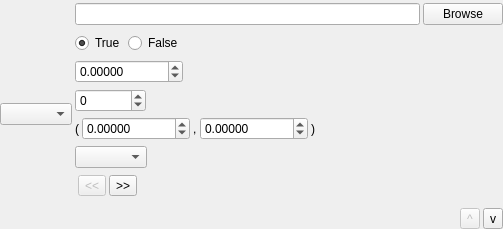
<ui version="4.0" >
 <class>ValuePanel</class>
 <widget class="QWidget" name="ValuePanel" >
  <property name="geometry" >
   <rect>
    <x>0</x>
    <y>0</y>
    <width>503</width>
    <height>229</height>
   </rect>
  </property>
  <property name="windowTitle" >
   <string>Form</string>
  </property>
  <layout class="QHBoxLayout" >
   <property name="margin" >
    <number>0</number>
   </property>
   <property name="spacing" >
    <number>3</number>
   </property>
   <item>
    <widget class="QComboBox" name="typeChooser" />
   </item>
   <item>
    <widget class="QFrame" name="frame" >
     <property name="frameShape" >
      <enum>QFrame::NoFrame</enum>
     </property>
     <property name="frameShadow" >
      <enum>QFrame::Raised</enum>
     </property>
     <layout class="QVBoxLayout" >
      <property name="margin" >
       <number>0</number>
      </property>
      <property name="spacing" >
       <number>0</number>
      </property>
      <item>
       <widget class="QFrame" name="stringFrame" >
        <property name="frameShape" >
         <enum>QFrame::NoFrame</enum>
        </property>
        <property name="frameShadow" >
         <enum>QFrame::Raised</enum>
        </property>
        <layout class="QHBoxLayout" >
         <property name="margin" >
          <number>0</number>
         </property>
         <property name="spacing" >
          <number>3</number>
         </property>
         <item>
          <widget class="QLineEdit" name="stringEdit" />
         </item>
         <item>
          <widget class="QPushButton" name="stringBrowse" >
           <property name="text" >
            <string>Browse</string>
           </property>
          </widget>
         </item>
        </layout>
       </widget>
      </item>
      <item>
       <widget class="QFrame" name="boolFrame" >
        <property name="frameShape" >
         <enum>QFrame::NoFrame</enum>
        </property>
        <property name="frameShadow" >
         <enum>QFrame::Raised</enum>
        </property>
        <layout class="QHBoxLayout" >
         <property name="margin" >
          <number>0</number>
         </property>
         <property name="spacing" >
          <number>3</number>
         </property>
         <item>
          <widget class="QRadioButton" name="boolTrue" >
           <property name="text" >
            <string>True</string>
           </property>
           <property name="checked" >
            <bool>true</bool>
           </property>
          </widget>
         </item>
         <item>
          <widget class="QRadioButton" name="boolFalse" >
           <property name="text" >
            <string>False</string>
           </property>
          </widget>
         </item>
         <item>
          <spacer>
           <property name="orientation" >
            <enum>Qt::Horizontal</enum>
           </property>
           <property name="sizeHint" >
            <size>
             <width>40</width>
             <height>20</height>
            </size>
           </property>
          </spacer>
         </item>
        </layout>
       </widget>
      </item>
      <item>
       <widget class="QFrame" name="doubleFrame" >
        <property name="frameShape" >
         <enum>QFrame::NoFrame</enum>
        </property>
        <property name="frameShadow" >
         <enum>QFrame::Raised</enum>
        </property>
        <layout class="QHBoxLayout" >
         <property name="margin" >
          <number>0</number>
         </property>
         <property name="spacing" >
          <number>0</number>
         </property>
         <item>
          <widget class="QDoubleSpinBox" name="doubleSpinner" >
           <property name="decimals" >
            <number>5</number>
           </property>
           <property name="maximum" >
            <double>1000000000000000000.000000000000000</double>
           </property>
           <property name="minimum" >
            <double>-1000000000000000000.000000000000000</double>
           </property>
          </widget>
         </item>
         <item>
          <spacer>
           <property name="orientation" >
            <enum>Qt::Horizontal</enum>
           </property>
           <property name="sizeHint" >
            <size>
             <width>40</width>
             <height>20</height>
            </size>
           </property>
          </spacer>
         </item>
        </layout>
       </widget>
      </item>
      <item>
       <widget class="QFrame" name="intFrame" >
        <property name="frameShape" >
         <enum>QFrame::NoFrame</enum>
        </property>
        <property name="frameShadow" >
         <enum>QFrame::Raised</enum>
        </property>
        <layout class="QHBoxLayout" >
         <property name="margin" >
          <number>0</number>
         </property>
         <property name="spacing" >
          <number>0</number>
         </property>
         <item>
          <widget class="QSpinBox" name="intSpinner" >
           <property name="maximum" >
            <number>999999999</number>
           </property>
           <property name="minimum" >
            <number>-999999999</number>
           </property>
          </widget>
         </item>
         <item>
          <spacer>
           <property name="orientation" >
            <enum>Qt::Horizontal</enum>
           </property>
           <property name="sizeHint" >
            <size>
             <width>40</width>
             <height>20</height>
            </size>
           </property>
          </spacer>
         </item>
        </layout>
       </widget>
      </item>
      <item>
       <widget class="QFrame" name="complexFrame" >
        <property name="frameShape" >
         <enum>QFrame::NoFrame</enum>
        </property>
        <property name="frameShadow" >
         <enum>QFrame::Raised</enum>
        </property>
        <layout class="QHBoxLayout" >
         <property name="margin" >
          <number>0</number>
         </property>
         <property name="spacing" >
          <number>3</number>
         </property>
         <item>
          <widget class="QLabel" name="label_4" >
           <property name="text" >
            <string>(</string>
           </property>
          </widget>
         </item>
         <item>
          <widget class="QDoubleSpinBox" name="complexSpinner1" >
           <property name="decimals" >
            <number>5</number>
           </property>
           <property name="maximum" >
            <double>1000000000000000000.000000000000000</double>
           </property>
           <property name="minimum" >
            <double>-1000000000000000000.000000000000000</double>
           </property>
          </widget>
         </item>
         <item>
          <widget class="QLabel" name="label_5" >
           <property name="text" >
            <string>,</string>
           </property>
          </widget>
         </item>
         <item>
          <widget class="QDoubleSpinBox" name="complexSpinner2" >
           <property name="decimals" >
            <number>5</number>
           </property>
           <property name="maximum" >
            <double>1000000000000000000.000000000000000</double>
           </property>
           <property name="minimum" >
            <double>-1000000000000000000.000000000000000</double>
           </property>
          </widget>
         </item>
         <item>
          <widget class="QLabel" name="label_6" >
           <property name="text" >
            <string>)</string>
           </property>
          </widget>
         </item>
         <item>
          <spacer>
           <property name="orientation" >
            <enum>Qt::Horizontal</enum>
           </property>
           <property name="sizeHint" >
            <size>
             <width>40</width>
             <height>20</height>
            </size>
           </property>
          </spacer>
         </item>
        </layout>
       </widget>
      </item>
      <item>
       <widget class="QFrame" name="allowedFrame" >
        <property name="frameShape" >
         <enum>QFrame::NoFrame</enum>
        </property>
        <property name="frameShadow" >
         <enum>QFrame::Raised</enum>
        </property>
        <layout class="QHBoxLayout" >
         <property name="margin" >
          <number>0</number>
         </property>
         <property name="spacing" >
          <number>0</number>
         </property>
         <item>
          <widget class="QComboBox" name="allowedChooser" />
         </item>
         <item>
          <spacer>
           <property name="orientation" >
            <enum>Qt::Horizontal</enum>
           </property>
           <property name="sizeHint" >
            <size>
             <width>40</width>
             <height>20</height>
            </size>
           </property>
          </spacer>
         </item>
        </layout>
       </widget>
      </item>
      <item>
       <widget class="QFrame" name="arrayFrame" >
        <property name="frameShape" >
         <enum>QFrame::NoFrame</enum>
        </property>
        <property name="frameShadow" >
         <enum>QFrame::Raised</enum>
        </property>
        <layout class="QHBoxLayout" >
         <property name="margin" >
          <number>0</number>
         </property>
         <property name="spacing" >
          <number>3</number>
         </property>
         <item>
          <widget class="QFrame" name="arrayItems" >
           <property name="frameShape" >
            <enum>QFrame::NoFrame</enum>
           </property>
           <property name="frameShadow" >
            <enum>QFrame::Raised</enum>
           </property>
          </widget>
         </item>
         <item>
          <widget class="QToolButton" name="arrayLess" >
           <property name="enabled" >
            <bool>false</bool>
           </property>
           <property name="text" >
            <string>&lt;&lt;</string>
           </property>
          </widget>
         </item>
         <item>
          <widget class="QToolButton" name="arrayMore" >
           <property name="text" >
            <string>>></string>
           </property>
          </widget>
         </item>
         <item>
          <spacer>
           <property name="orientation" >
            <enum>Qt::Horizontal</enum>
           </property>
           <property name="sizeHint" >
            <size>
             <width>40</width>
             <height>20</height>
            </size>
           </property>
          </spacer>
         </item>
        </layout>
       </widget>
      </item>
      <item>
       <widget class="QFrame" name="recordFrame" >
        <property name="frameShape" >
         <enum>QFrame::NoFrame</enum>
        </property>
        <property name="frameShadow" >
         <enum>QFrame::Raised</enum>
        </property>
        <property name="lineWidth" >
         <number>1</number>
        </property>
        <layout class="QVBoxLayout" >
         <property name="margin" >
          <number>0</number>
         </property>
         <property name="spacing" >
          <number>0</number>
         </property>
         <item>
          <widget class="QFrame" name="recordItemsFrame" >
           <property name="frameShape" >
            <enum>QFrame::NoFrame</enum>
           </property>
           <property name="frameShadow" >
            <enum>QFrame::Raised</enum>
           </property>
          </widget>
         </item>
         <item>
          <layout class="QHBoxLayout" >
           <property name="margin" >
            <number>0</number>
           </property>
           <property name="spacing" >
            <number>3</number>
           </property>
           <item>
            <spacer>
             <property name="orientation" >
              <enum>Qt::Horizontal</enum>
             </property>
             <property name="sizeHint" >
              <size>
               <width>40</width>
               <height>20</height>
              </size>
             </property>
            </spacer>
           </item>
           <item>
            <widget class="QToolButton" name="recordLessButton" >
             <property name="enabled" >
              <bool>false</bool>
             </property>
             <property name="text" >
              <string>^</string>
             </property>
            </widget>
           </item>
           <item>
            <widget class="QToolButton" name="recordMoreButton" >
             <property name="text" >
              <string>v</string>
             </property>
            </widget>
           </item>
          </layout>
         </item>
        </layout>
       </widget>
      </item>
     </layout>
    </widget>
   </item>
  </layout>
 </widget>
 <resources/>
 <connections/>
</ui>
